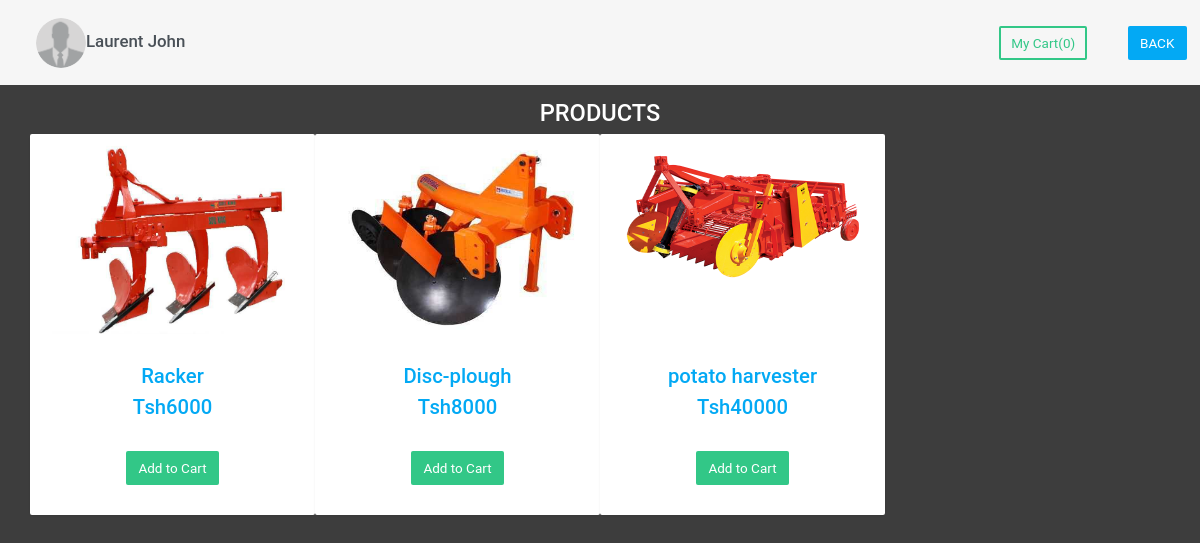
The app's page /system/viewprod.php (signed in) with its own data.
### tables this page shows
CREATE TABLE `stock` (
  `product_id` int(11) NOT NULL,
  `quantity` int(11) NOT NULL
);

CREATE TABLE `product` (
  `product_id` int(20) NOT NULL,
  `product_name` varchar(25) NOT NULL,
  `price` int(30) NOT NULL,
  `image` varchar(255) NOT NULL
);

### system/viewprod.php (the view, shortened to what this page needs)
<?php
if (!isset($_SESSION['fname'])) {
	header("location:signup.php");
 } else{
?>
<!DOCTYPE html>
<html>
<head>
	<link rel="stylesheet" type="text/css" href="css/fontawesome-all.css">
	<link rel="stylesheet" type="text/css" href="css/fontawesome.min.css">
	<link rel="stylesheet" type="text/css" href="css/bootstrap.css">
	<link rel="stylesheet" type="text/css" href="css/bootstrap.min.css">
</head>
<body>
	<nav class="navbar navbar-expand-lg navbar-light bg-light">
		<a class="navbar-brand" href="user.php"><b class="text-dark"><img src="profile/profile0.png" alt="Avatar" class="avatar"><?php echo  $_SESSION['fname']; ?> <?php echo $_SESSION['lnm']; ?></b></a>
		<div class="collapse navbar-collapse" id="navbarText">
			<a href="cart.php" class="mr-5 btn btn-outline-success">My Cart(<?php if (isset($_SESSION["cart"])){echo count($_SESSION["cart"]);} else{ echo "0";} ?>)</a>
			<a href="user.php" class="btn btn-info" style="color:white; text-decoration: none;">BACK</a>
		</div>
	</nav>
	<div class="container pt-3">
		<h3 align="center" style="color: white;">PRODUCTS</h3>
		<div class="row">
			<?php
			$conn =mysqli_connect("localhost","root","","agriculture");
			$query = 'SELECT * FROM stock,product WHERE stock.product_id = product.product_id AND stock.quantity > 0';
			$run = mysqli_query($conn,$query);
			while ( $row = mysqli_fetch_array($run)){
				?>
				<div class="col-md-3 card">
					<form action="" method="POST" enctype="multipart/form-data">
						<img src="image/<?php echo $row["image"]; ?>" class="card-img-top img-responsive" height="200px">
						<div class="card-body text-center">
							<h4 class="text-info"><?php echo $row["product_name"]; ?></h4>
							<h4 class="text-info"><?php echo "Tsh".$row["price"]; ?></h4></br>
							<input type="submit" name="add_to_cart" style="margin-top: 5px;" class="btn btn-success" value="Add to Cart">
						</div>
					</form>
				</div>
			<?php } ?>
		</div>
	</div>
</body>
</html>
<?php }?>

### system/viewprod.php (style rules this page uses)
* { margin: 0; padding: 0; box-sizing: border-box; }
body { background-image: linear-gradient(rgba(0,0,0,0.75),rgba(0,0,0,0.75)),url("profile/Getty.jpg"); background-size: cover; background-repeat: no-repeat; min-height: 100vh; background-position: center; }
.avatar { vertical-align: middle; width: 50px; height: 50px; border-radius: 50%; }

### records on screen
stock: product_id.image (picture), product_id.product_name "Racker", product_id.price "6000"
stock: product_id.image (picture), product_id.product_name "Disc-plough", product_id.price "8000"
stock: product_id.image (picture), product_id.product_name "potato harvester", product_id.price "40000"

### other values on screen
$_SESSION['fname'] "Laurent"
$_SESSION['lnm'] "John"
